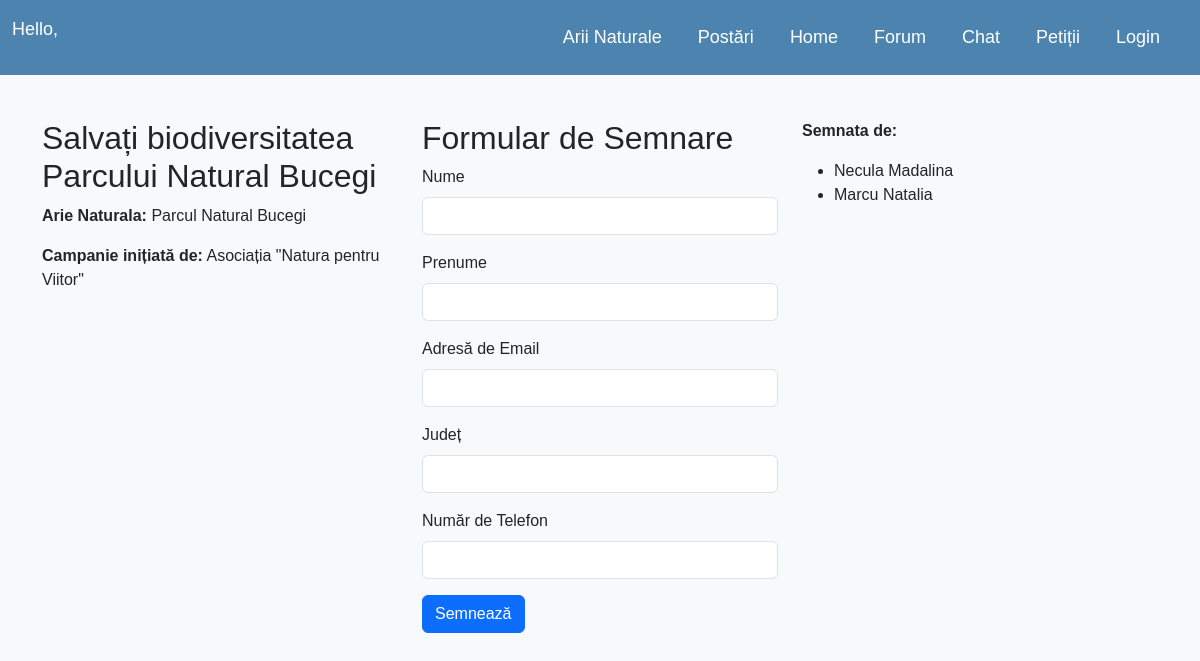
The app's page /petition/2/ with its own data.
### eenvironmentblog/models.py (models this page shows)
class Petition(models.Model):
    arie_naturala = models.ForeignKey(ArieNaturala, on_delete=models.CASCADE)
    titlu = models.CharField(max_length=200)
    campanie_initiata_de = models.CharField(max_length=100)
    text_petitie = RichTextUploadingField()

class ArieNaturala(models.Model):
    nume_arie = models.CharField(max_length=200)
    tip_arie = models.IntegerField(choices=AREA_TYPE)
    judet_arie = models.CharField(max_length=200)
    localitate_arie = models.CharField(max_length=200)
    descriere = RichTextUploadingField(blank=True, null=True)  # descriere nouă
    imagine = models.ImageField(upload_to='arii/', blank=True, null=True)  # imagine
    updated_on = models.DateTimeField(auto_now=True)
    created_on = models.DateTimeField(auto_now_add=True)
    status = models.IntegerField(choices=STATUS, default=0)
    class Meta:
        ordering = ['-created_on']
        verbose_name_plural = "Arii Naturale"
    def __str__(self):
        return self.nume_arie

class Signature(models.Model):
    petition = models.ForeignKey(Petition, on_delete=models.CASCADE)
    nume = models.CharField(max_length=100)
    prenume = models.CharField(max_length=100)
    adresa_email = models.EmailField()
    judet = models.CharField(max_length=100)
    numar_telefon = models.CharField(max_length=15)

### eenvironmentblog/views.py (the view)
# urls.py: path('petition/<int:petition_id>/', views.petition_detail, name='petition_detail'),
def petition_detail(request, petition_id):
    petition = get_object_or_404(Petition, pk=petition_id)
    signiatures = Signature.objects.filter(petition_id=petition_id)
    if request.method == 'POST':
        form = SignatureForm(request.POST)
        if form.is_valid():
            signature = form.save(commit=False)
            signature.petition = petition
            signature.save()
            return redirect('petition_detail', petition_id=petition_id)
    else:
        form = SignatureForm()
    return render(request, 'eenvironmentblog/petition_detail.html', {'petition': petition, 'form': form, 'signiatures':signiatures})

### eenvironmentblog/forms.py
class SignatureForm(forms.ModelForm):
    class Meta:
        model = Signature
        fields = ['nume', 'prenume', 'adresa_email', 'judet', 'numar_telefon']

### eenvironmentblog/templates/eenvironmentblog/petition_detail.html (shortened to what this page needs)
{% extends 'eenvironmentblog/base.html' %}
{% block content %}
<div class="row">
    <div class="col-md-4">
        <h2>{{ petition.titlu }}</h2>
        <p><strong>Arie Naturala:</strong> {{ petition.arie_naturala }}</p>
        <p><strong>Campanie inițiată de:</strong> {{ petition.campanie_initiata_de }}</p>
    </div>
    <div class="col-md-4">
        <h2>Formular de Semnare</h2>
        <form method="post" action="{% url 'petition_detail' petition.id %}">
            <div class="mb-3">
                <label for="firstName" class="form-label">Nume</label>
                <input type="text" class="form-control" id="nume" name="nume" required>
            </div>
            <div class="mb-3">
                <label for="lastName" class="form-label">Prenume</label>
                <input type="text" class="form-control" id="prenume" name="prenume" required>
            </div>
            <div class="mb-3">
                <label for="email" class="form-label">Adresă de Email</label>
                <input type="email" class="form-control" id="adresa_email" name="adresa_email" required>
            </div>
            <div class="mb-3">
                <label for="judet" class="form-label">Județ</label>
                <input type="text" class="form-control" id="judet" name="judet" required>
            </div>
            <div class="mb-3">
                <label for="phoneNumber" class="form-label">Număr de Telefon</label>
                <input type="tel" class="form-control" id="numar_telefon" name="numar_telefon" required>
            </div>
            <button type="submit" class="btn btn-primary">Semnează</button>
        </form>
    </div>
        <div class="col-md-4">
                    <p><strong>Semnata de:</strong> </p>
        <ul>
            {% for signiature in signiatures %}
            <li>
                                        {{ signiature.nume }}  {{ signiature.prenume }}
            </li>
            {% endfor %}
        </ul>
        </div>
</div>
{% endblock %}

### eenvironmentblog/templates/eenvironmentblog/base.html (style rules this page uses)
body { font-family: 'Arial', sans-serif; background-color: #f8f9fa; }

### records on screen
Petition: titlu "Salvați biodiversitatea Parcului Natural Bucegi", arie_naturala "Parcul Natural Bucegi", campanie_initiata_de "Asociația \"Natura pentru Viitor\""
Signature: nume "Necula", prenume "Madalina"
Signature: nume "Marcu", prenume "Natalia"
